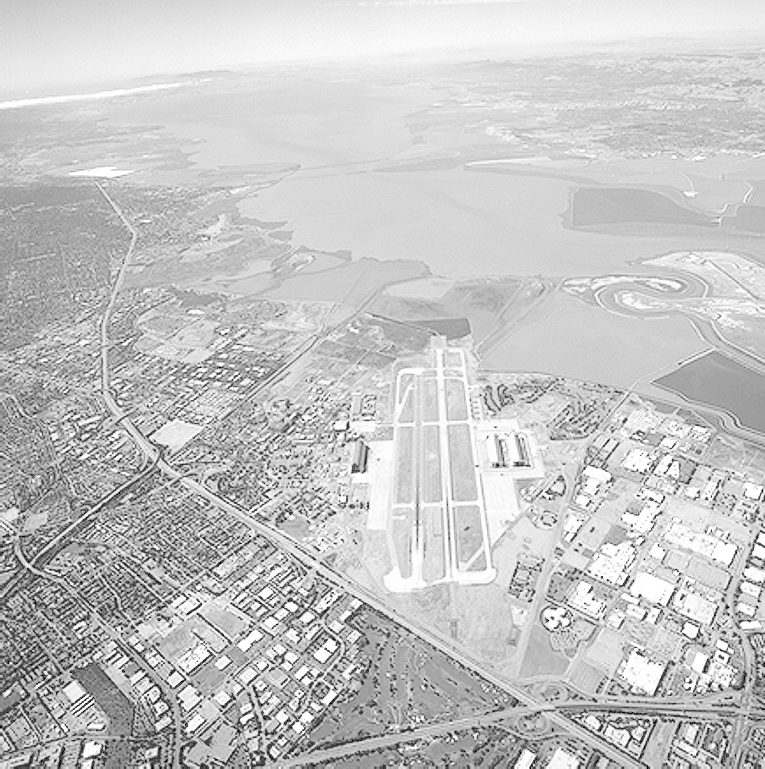
#> input picture images/runway.tif, 765 x 769 px, found by its file name
$ python 21_histogram_equalization.py
#> lines starting #> are read from the running program, lines starting #| are printed output that depends on the picture
'''
Problem Statement (Histogram Equalization):
Given a grayscale image, perform histogram equalization to enhance its contrast.
Also plot the original and equalized histograms.
'''

#================= Importing necessary libraries ======================
import matplotlib.pyplot as plt
import numpy as np
import cv2


#================= Execution workflow ==============
def main():
    img_path = "/home/mohon/4_1/lab/dip_lab/images/runway.tif"
    img_gray = cv2.imread(img_path, 0)
#> img_gray is the input picture: shape (769, 765); min 0, max 255, mean 197.1

    #================= Histogram Equalization Pipeline =================
    hist = histogram(img_gray)                     # Original histogram
#> after the loop in histogram, `for i in range(h):`: hist = 256 values, max 15137 at index 213, min 0 at index 1, mean 2298
    pdf = pdf_f(hist)                              # Probability density function
#> pdf = 256 values, max 0.0257 at index 213, min 0 at index 1, mean 0.00391
    cdf = cdf_f(pdf)                               # Cumulative distribution function
#> cdf = 256 values from 0.00149 to 1
    new_level = np.round(np.array(cdf) * 255).astype(np.uint8)  # Mapping new intensity levels
#> new_level = 256 values from 0 to 255
    new_img = img_conv(img_gray, new_level)        # Apply mapping to image
    hist_e = histogram(new_img)                    # Histogram of equalized image


    img_set = [img_gray, new_img, hist, pdf, cdf, hist_e]
    img_title = ["Original Image", "Equalized Image", "Original Histogram",
                 "PDF", "CDF", "Equalized Histogram"]
    display(img_set, img_title)


#================= Apply new intensity levels to image ================
def img_conv(img_gray, new_level):
    return new_level[img_gray]
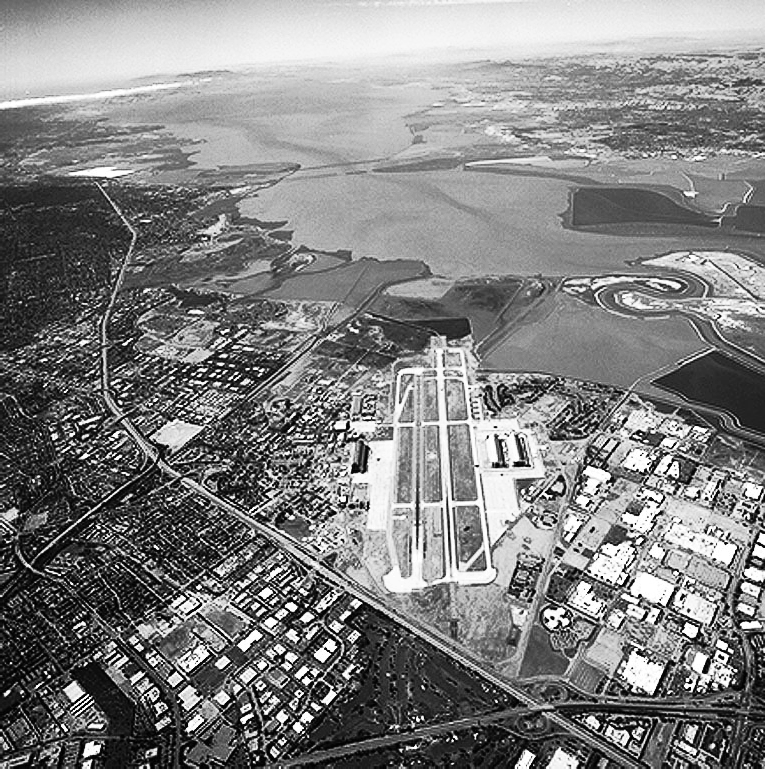
#> returned value: shape (769, 765); min 0, max 255, mean 128.8
#> in main, `hist_e = histogram(new_img)`: hist_e = 256 values, max 15137 at index 154, min 0 at index 1, mean 2298


#================= Function to calculate histogram ====================
def histogram(img_2D):
    h, w = img_2D.shape
    hist = np.zeros(256, dtype=int)

    for i in range(h):
        for j in range(w):
            pixel_value = img_2D[i, j]
            hist[pixel_value] += 1

    return hist

#================= Function to calculate PDF ==========================
def pdf_f(hist):
    return hist / hist.sum()

#================= Function to calculate CDF ==========================
def cdf_f(pdf):
    return np.cumsum(pdf)

#================= Display images and histograms ======================
def display(img_set, titles):
    plt.figure(figsize=(14, 10))

    for i in range(len(img_set)):
        plt.subplot(3, 2, i + 1)
        if img_set[i].ndim == 2:
            plt.imshow(img_set[i], cmap="gray")    # Display image
            plt.axis('off')
        else:
            plt.bar(range(256), img_set[i])        # Display histogram or PDF/CDF
        plt.title(titles[i])
#> this loop made 6 passes

    plt.tight_layout()
    plt.show()
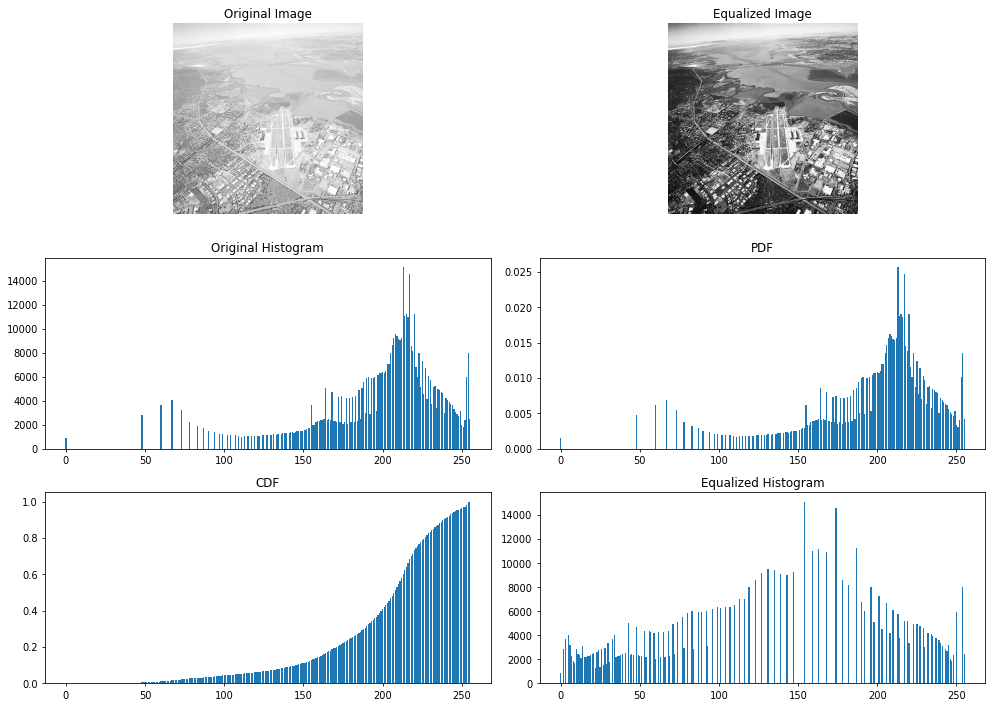
#> figure drawn by matplotlib, 6 panels; panel 3: tallest bar 15137 high, from x = 212.6 to 213.4; panel 4: tallest bar 0.0257 high, from x = 212.6 to 213.4; panel 5: tallest bar 1 high, from x = 254.6 to 255.4; panel 6: tallest bar 15137 high, from x = 153.6 to 154.4
    plt.close()


#================= Main function to run the script ====================
if __name__ == "__main__":
    main()
